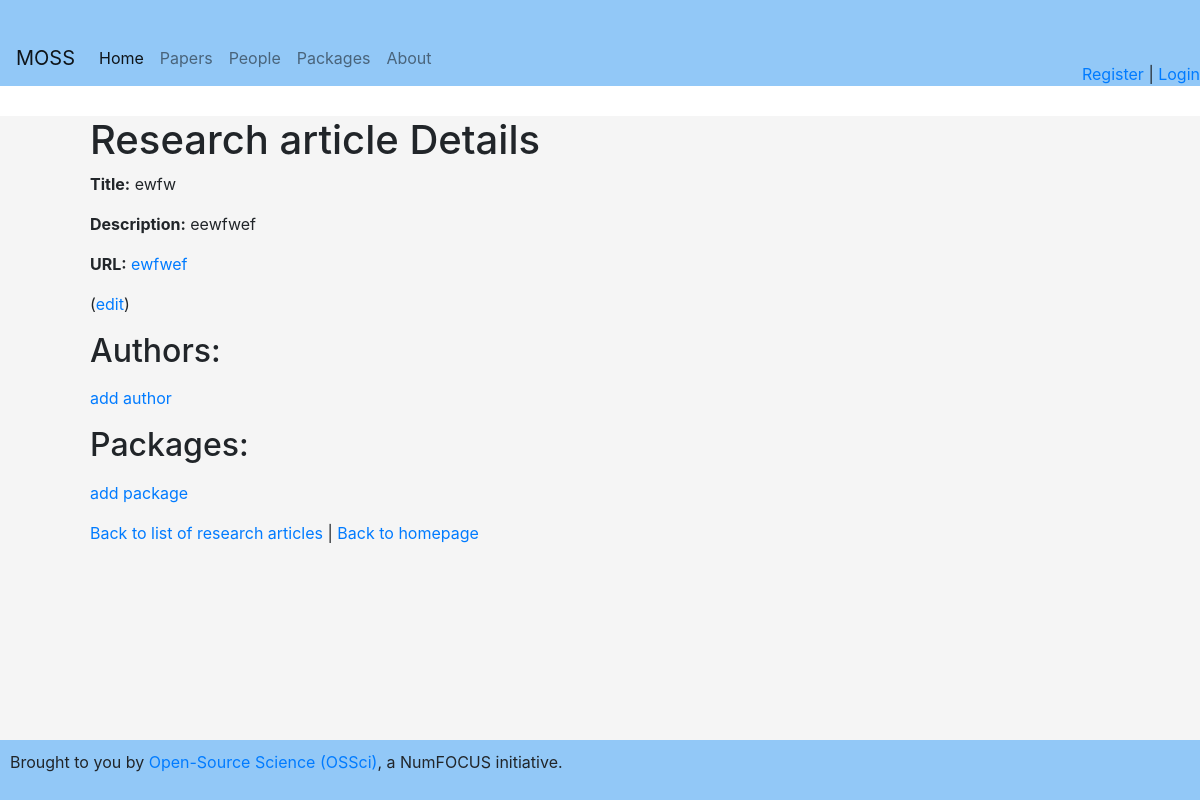
Page /articles/1 on the earlier database version.
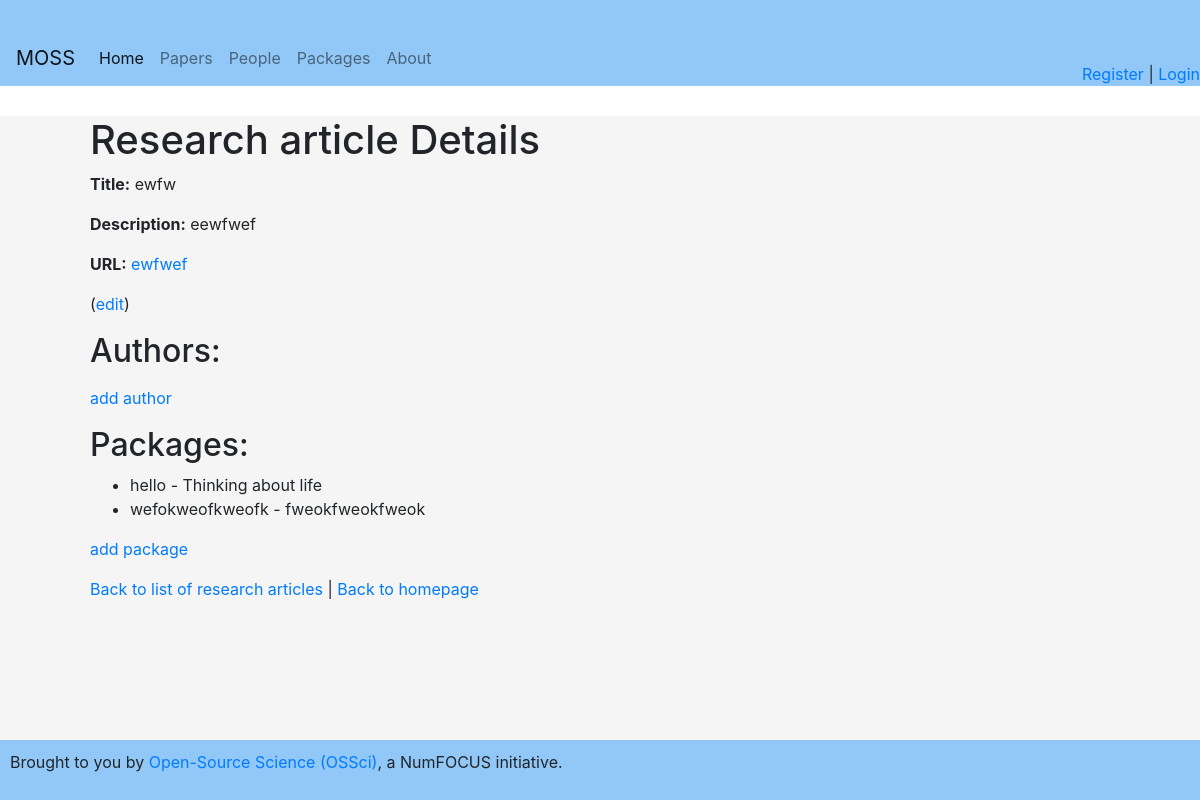
Same page on the later database version.
### app.py (models this page shows)
class PackagesPerPaper(db.Model):
    __tablename__ = 'packages_paper'
    tool_id = db.Column(db.Integer, ForeignKey('tools.id'), primary_key=True)
    article_id = db.Column(db.Integer, ForeignKey('articles.id'), primary_key=True)
    article = relationship("Article", back_populates="packages")
    tool = relationship("Tool", back_populates="articles")

class Tool(db.Model):
    __tablename__ = 'tools'
    id = db.Column(db.Integer, primary_key=True)
    name = db.Column(db.String(120), nullable=False)
    description = db.Column(db.String(500))
    url = db.Column(db.String(200))
    persons = relationship("PackagesPerPerson", back_populates="tool")
    articles = relationship("PackagesPerPaper", back_populates="tool")

### app.py (the view)
@app.route('/articles/<int:article_id>')
def article_detail(article_id):
    article = Article.query.get_or_404(article_id)
    return render_template('article_detail.html', article=article)

### app.py (called while the page is built)
@app.context_processor
def inject_current_user():
    return dict(current_user=current_user)

### templates/article_detail.html (shortened to what this page needs)
{% extends 'base.html' %}
{% block content %}
<h1>Research article Details</h1>
<p><strong>Title:</strong> {{ article.title }}</p>
<p><strong>Description:</strong> {{ article.description }}</p>
<p><strong>URL:</strong> <a href="{{ article.url }}">{{ article.url }}</a></p>
<p>(<a href="">edit</a>)</p>
<h2>Authors:</h2>
<p><a href="{{ url_for('associate_person_paper') }}">add author</a></p>
<h2>Packages:</h2>
<ul>
    {% for package in article.packages %}
        <li>{{ package.tool.name }} - {{ package.tool.description }}</li>
    {% endfor %}
</ul>
<p><a href="{{ url_for('associate_paper_package') }}">add package</a></p>
<p>
  <a href="{{ url_for('articles') }}">Back to list of research articles</a> |
  <a href="{{ url_for('index') }}">Back to homepage</a>
</p>
{% endblock %}

Differences in the rows shown:
added PackagesPerPaper: tool.name "hello", tool.description "Thinking about life"
added PackagesPerPaper: tool.name "wefokweofkweofk", tool.description "fweokfweokfweok"
